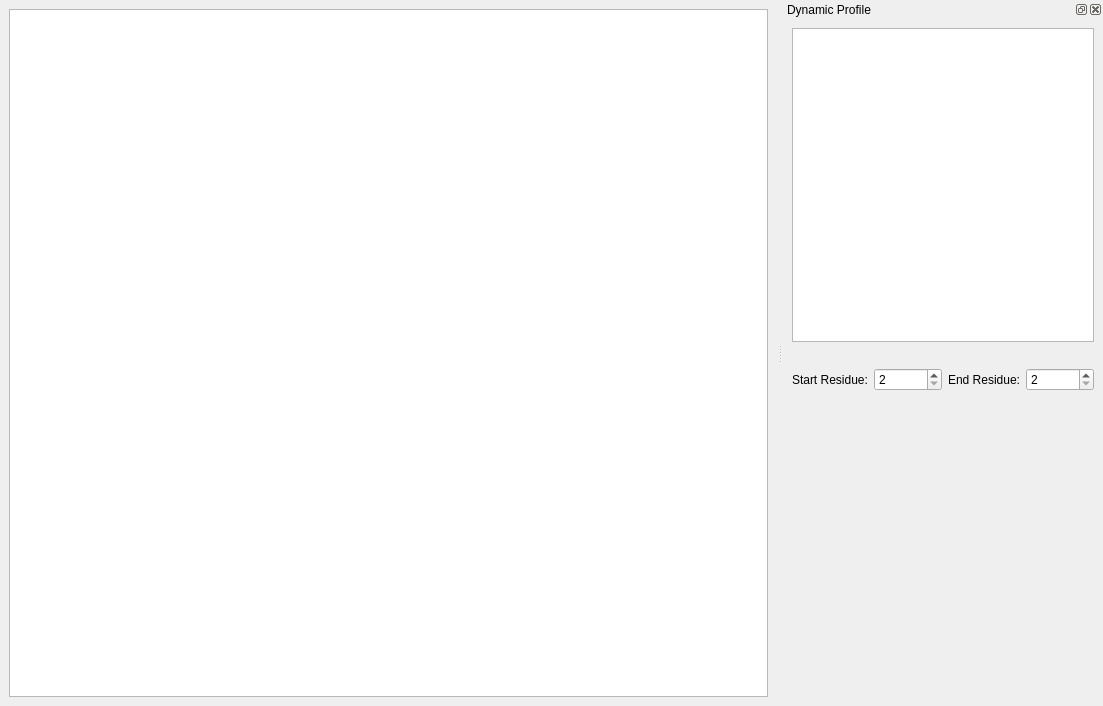
<?xml version="1.0" encoding="UTF-8"?>
<ui version="4.0">
 <class>AnalysisSuite</class>
 <widget class="QMainWindow" name="AnalysisSuite">
  <property name="geometry">
   <rect>
    <x>0</x>
    <y>0</y>
    <width>1103</width>
    <height>706</height>
   </rect>
  </property>
  <property name="windowTitle">
   <string>REDCRAFT - Analysis Suite</string>
  </property>
  <widget class="QWidget" name="centralwidget">
   <layout class="QHBoxLayout" name="horizontalLayout">
    <item>
     <layout class="QVBoxLayout" name="verticalLayout">
      <property name="rightMargin">
       <number>0</number>
      </property>
      <item>
       <widget class="QTableWidget" name="twDataView">
        <property name="editTriggers">
         <set>QAbstractItemView::NoEditTriggers</set>
        </property>
       </widget>
      </item>
     </layout>
    </item>
   </layout>
  </widget>
  <widget class="QMenuBar" name="menubar">
   <property name="geometry">
    <rect>
     <x>0</x>
     <y>0</y>
     <width>1103</width>
     <height>21</height>
    </rect>
   </property>
  </widget>
  <widget class="QDockWidget" name="dockWidget">
   <property name="minimumSize">
    <size>
     <width>320</width>
     <height>466</height>
    </size>
   </property>
   <property name="windowTitle">
    <string>Dynamic Profile</string>
   </property>
   <attribute name="dockWidgetArea">
    <number>2</number>
   </attribute>
   <widget class="QWidget" name="dockWidgetContents">
    <layout class="QVBoxLayout" name="verticalLayout_2">
     <item>
      <widget class="QListWidget" name="lwInfoBox">
       <property name="maximumSize">
        <size>
         <width>500</width>
         <height>16777215</height>
        </size>
       </property>
      </widget>
     </item>
     <item>
      <layout class="QHBoxLayout" name="horizontalLayout_2">
       <property name="topMargin">
        <number>20</number>
       </property>
       <item>
        <widget class="QLabel" name="label">
         <property name="text">
          <string>Start Residue:</string>
         </property>
        </widget>
       </item>
       <item>
        <widget class="QSpinBox" name="sbStartResidue">
         <property name="minimum">
          <number>2</number>
         </property>
         <property name="maximum">
          <number>999999999</number>
         </property>
        </widget>
       </item>
       <item>
        <widget class="QLabel" name="label_2">
         <property name="text">
          <string>End Residue:</string>
         </property>
        </widget>
       </item>
       <item>
        <widget class="QSpinBox" name="sbEndResidue">
         <property name="minimum">
          <number>2</number>
         </property>
         <property name="maximum">
          <number>999999999</number>
         </property>
        </widget>
       </item>
      </layout>
     </item>
     <item>
      <widget class="DynamicProfile" name="dynamicprofile" native="true">
       <property name="minimumSize">
        <size>
         <width>275</width>
         <height>300</height>
        </size>
       </property>
       <property name="maximumSize">
        <size>
         <width>500</width>
         <height>16777215</height>
        </size>
       </property>
      </widget>
     </item>
    </layout>
   </widget>
  </widget>
 </widget>
 <customwidgets>
  <customwidget>
   <class>DynamicProfile</class>
   <extends>QWidget</extends>
   <header>dynamicprofile.h</header>
   <container>1</container>
  </customwidget>
 </customwidgets>
 <resources/>
 <connections/>
</ui>
